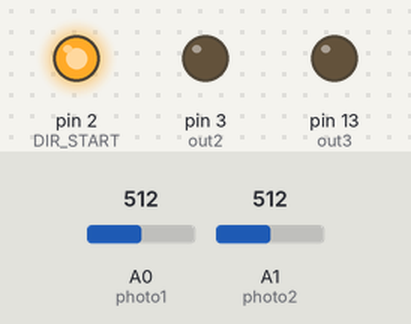
Simulated run of this sketch. Board: Arduino Uno, built with avr-gcc and run on an emulated ATmega328P. Shown: output pins drawn as LEDs (lit = HIGH). The inputs (shaded band) are chosen by the test bench; at power-on: A0 (photo1) = 512, A1 (photo2) = 512. What the sketch prints to the serial monitor is not drawn.

Above: at 0.1 s.
At 40.1 s:
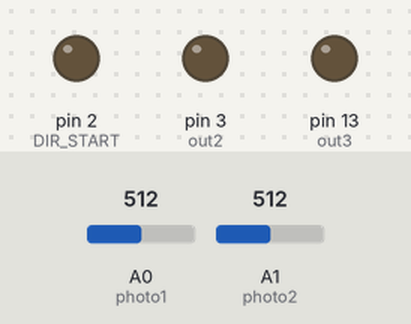
Timing chart, 0 to 41.6 s (numbered marks = the images above):
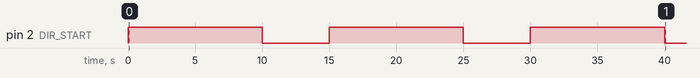

The sketch:

pannello.ino
```cpp
  //PARAMETRI
  int SCARTO = 15;
  int TALLARME = 85;
  int DIR_START = 2;
  int T_APERTURA = 10;
  //********

  int photo1 = 0;
  int photo2 = 1;
  int rtd = 2;
  int out1 = 2;
  int out2 = 3;
  int out3 = 13;
  float photoval1 = 0;
  float photoval2 = 0;
  float scrt = SCARTO * 10;
  float rtdtemp = 0;
  int tpausa = 10000;
  int movimento = 0;


void setup() {
  pinMode(out1, OUTPUT);
  pinMode(out2, OUTPUT);
  pinMode(out3, OUTPUT);
  digitalWrite(out1, LOW);
  digitalWrite(out2, LOW);
  digitalWrite(out3, LOW);
  Serial.begin(9600);
  digitalWrite(DIR_START, HIGH);
  delay(T_APERTURA * 1000);
  digitalWrite(DIR_START, LOW);
  delay(5000);
  digitalWrite(DIR_START, HIGH);
  delay(T_APERTURA * 1000);
  digitalWrite(DIR_START, LOW);
  delay(5000);
  digitalWrite(DIR_START, HIGH);
  delay(T_APERTURA * 1000);
  digitalWrite(DIR_START, LOW);
}

void loop() {

  photoval1 = analogRead(photo1);
  photoval2 = analogRead(photo2);

      if(photoval1 > photoval2){

      if(photoval1 > (photoval2 + scrt)) movePanel(1);

    }else{

      if(photoval2 > (photoval1 + scrt)) movePanel(2);
      else movePanel(0);


    }
    Serial.println(photoval1);
    Serial.println(photoval2);
    Serial.println(movimento);
  }

void movePanel(int x){

  switch(x){
    case 0: if (movimento != x){
      digitalWrite(out1, LOW);
      digitalWrite(out2, LOW);
      delay(tpausa);
      movimento = 0;
      }
      break;
    case 1: if (movimento != x){
      digitalWrite(out2, LOW);
      digitalWrite(out1, HIGH);
      movimento = 1;
      }
      break;
    case 2: if (movimento != x){
      digitalWrite(out1, LOW);
      digitalWrite(out2, HIGH);
      movimento = 2;
      }
      break;
    default: break;

}
}
```
